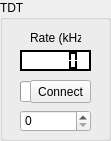
    <widget class="QGroupBox" name="TDTInterfaceGroup">
     <property name="geometry">
      <rect>
       <x>130</x>
       <y>270</y>
       <width>111</width>
       <height>141</height>
      </rect>
     </property>
     <property name="title">
      <string>TDT</string>
     </property>
     <widget class="QLabel" name="TDTLoopRateLabel">
      <property name="geometry">
       <rect>
        <x>30</x>
        <y>30</y>
        <width>51</width>
        <height>16</height>
       </rect>
      </property>
      <property name="text">
       <string>Rate (kHz)</string>
      </property>
     </widget>
     <widget class="QLCDNumber" name="TDTLoopRate">
      <property name="enabled">
       <bool>true</bool>
      </property>
      <property name="geometry">
       <rect>
        <x>20</x>
        <y>50</y>
        <width>71</width>
        <height>21</height>
       </rect>
      </property>
      <property name="palette">
       <palette>
        <active>
         <colorrole role="WindowText">
          <brush brushstyle="SolidPattern">
           <color alpha="255">
            <red>255</red>
            <green>255</green>
            <blue>255</blue>
           </color>
          </brush>
         </colorrole>
         <colorrole role="Button">
          <brush brushstyle="SolidPattern">
           <color alpha="255">
            <red>255</red>
            <green>255</green>
            <blue>255</blue>
           </color>
          </brush>
         </colorrole>
         <colorrole role="Light">
          <brush brushstyle="SolidPattern">
           <color alpha="255">
            <red>0</red>
            <green>0</green>
            <blue>0</blue>
           </color>
          </brush>
         </colorrole>
         <colorrole role="Midlight">
          <brush brushstyle="SolidPattern">
           <color alpha="255">
            <red>0</red>
            <green>0</green>
            <blue>0</blue>
           </color>
          </brush>
         </colorrole>
         <colorrole role="Dark">
          <brush brushstyle="SolidPattern">
           <color alpha="255">
            <red>0</red>
            <green>0</green>
            <blue>0</blue>
           </color>
          </brush>
         </colorrole>
         <colorrole role="Mid">
          <brush brushstyle="SolidPattern">
           <color alpha="255">
            <red>0</red>
            <green>0</green>
            <blue>0</blue>
           </color>
          </brush>
         </colorrole>
         <colorrole role="Text">
          <brush brushstyle="SolidPattern">
           <color alpha="255">
            <red>255</red>
            <green>255</green>
            <blue>255</blue>
           </color>
          </brush>
         </colorrole>
         <colorrole role="BrightText">
          <brush brushstyle="SolidPattern">
           <color alpha="255">
            <red>255</red>
            <green>255</green>
            <blue>255</blue>
           </color>
          </brush>
         </colorrole>
         <colorrole role="ButtonText">
          <brush brushstyle="SolidPattern">
           <color alpha="255">
            <red>255</red>
            <green>255</green>
            <blue>255</blue>
           </color>
          </brush>
         </colorrole>
         <colorrole role="Base">
          <brush brushstyle="SolidPattern">
           <color alpha="255">
            <red>255</red>
            <green>255</green>
            <blue>255</blue>
           </color>
          </brush>
         </colorrole>
         <colorrole role="Window">
          <brush brushstyle="SolidPattern">
           <color alpha="255">
            <red>255</red>
            <green>255</green>
            <blue>255</blue>
           </color>
          </brush>
         </colorrole>
         <colorrole role="Shadow">
          <brush brushstyle="SolidPattern">
           <color alpha="255">
            <red>0</red>
            <green>0</green>
            <blue>0</blue>
           </color>
          </brush>
         </colorrole>
         <colorrole role="AlternateBase">
          <brush brushstyle="SolidPattern">
           <color alpha="255">
            <red>255</red>
            <green>255</green>
            <blue>255</blue>
           </color>
          </brush>
         </colorrole>
        </active>
        <inactive>
         <colorrole role="WindowText">
          <brush brushstyle="SolidPattern">
           <color alpha="255">
            <red>255</red>
            <green>255</green>
            <blue>255</blue>
           </color>
          </brush>
         </colorrole>
         <colorrole role="Button">
          <brush brushstyle="SolidPattern">
           <color alpha="255">
            <red>255</red>
            <green>255</green>
            <blue>255</blue>
           </color>
          </brush>
         </colorrole>
         <colorrole role="Light">
          <brush brushstyle="SolidPattern">
           <color alpha="255">
            <red>0</red>
            <green>0</green>
            <blue>0</blue>
           </color>
          </brush>
         </colorrole>
         <colorrole role="Midlight">
          <brush brushstyle="SolidPattern">
           <color alpha="255">
            <red>0</red>
            <green>0</green>
            <blue>0</blue>
           </color>
          </brush>
         </colorrole>
         <colorrole role="Dark">
          <brush brushstyle="SolidPattern">
           <color alpha="255">
            <red>0</red>
            <green>0</green>
            <blue>0</blue>
           </color>
          </brush>
         </colorrole>
         <colorrole role="Mid">
          <brush brushstyle="SolidPattern">
           <color alpha="255">
            <red>0</red>
            <green>0</green>
            <blue>0</blue>
           </color>
          </brush>
         </colorrole>
         <colorrole role="Text">
          <brush brushstyle="SolidPattern">
           <color alpha="255">
            <red>255</red>
            <green>255</green>
            <blue>255</blue>
           </color>
          </brush>
         </colorrole>
         <colorrole role="BrightText">
          <brush brushstyle="SolidPattern">
           <color alpha="255">
            <red>255</red>
            <green>255</green>
            <blue>255</blue>
           </color>
          </brush>
         </colorrole>
         <colorrole role="ButtonText">
          <brush brushstyle="SolidPattern">
           <color alpha="255">
            <red>255</red>
            <green>255</green>
            <blue>255</blue>
           </color>
          </brush>
         </colorrole>
         <colorrole role="Base">
          <brush brushstyle="SolidPattern">
           <color alpha="255">
            <red>255</red>
            <green>255</green>
            <blue>255</blue>
           </color>
          </brush>
         </colorrole>
         <colorrole role="Window">
          <brush brushstyle="SolidPattern">
           <color alpha="255">
            <red>255</red>
            <green>255</green>
            <blue>255</blue>
           </color>
          </brush>
         </colorrole>
         <colorrole role="Shadow">
          <brush brushstyle="SolidPattern">
           <color alpha="255">
            <red>0</red>
            <green>0</green>
            <blue>0</blue>
           </color>
          </brush>
         </colorrole>
         <colorrole role="AlternateBase">
          <brush brushstyle="SolidPattern">
           <color alpha="255">
            <red>255</red>
            <green>255</green>
            <blue>255</blue>
           </color>
          </brush>
         </colorrole>
        </inactive>
        <disabled>
         <colorrole role="WindowText">
          <brush brushstyle="SolidPattern">
           <color alpha="255">
            <red>0</red>
            <green>0</green>
            <blue>0</blue>
           </color>
          </brush>
         </colorrole>
         <colorrole role="Button">
          <brush brushstyle="SolidPattern">
           <color alpha="255">
            <red>255</red>
            <green>255</green>
            <blue>255</blue>
           </color>
          </brush>
         </colorrole>
         <colorrole role="Light">
          <brush brushstyle="SolidPattern">
           <color alpha="255">
            <red>0</red>
            <green>0</green>
            <blue>0</blue>
           </color>
          </brush>
         </colorrole>
         <colorrole role="Midlight">
          <brush brushstyle="SolidPattern">
           <color alpha="255">
            <red>0</red>
            <green>0</green>
            <blue>0</blue>
           </color>
          </brush>
         </colorrole>
         <colorrole role="Dark">
          <brush brushstyle="SolidPattern">
           <color alpha="255">
            <red>0</red>
            <green>0</green>
            <blue>0</blue>
           </color>
          </brush>
         </colorrole>
         <colorrole role="Mid">
          <brush brushstyle="SolidPattern">
           <color alpha="255">
            <red>0</red>
            <green>0</green>
            <blue>0</blue>
           </color>
          </brush>
         </colorrole>
         <colorrole role="Text">
          <brush brushstyle="SolidPattern">
           <color alpha="255">
            <red>0</red>
            <green>0</green>
            <blue>0</blue>
           </color>
          </brush>
         </colorrole>
         <colorrole role="BrightText">
          <brush brushstyle="SolidPattern">
           <color alpha="255">
            <red>255</red>
            <green>255</green>
            <blue>255</blue>
           </color>
          </brush>
         </colorrole>
         <colorrole role="ButtonText">
          <brush brushstyle="SolidPattern">
           <color alpha="255">
            <red>0</red>
            <green>0</green>
            <blue>0</blue>
           </color>
          </brush>
         </colorrole>
         <colorrole role="Base">
          <brush brushstyle="SolidPattern">
           <color alpha="255">
            <red>255</red>
            <green>255</green>
            <blue>255</blue>
           </color>
          </brush>
         </colorrole>
         <colorrole role="Window">
          <brush brushstyle="SolidPattern">
           <color alpha="255">
            <red>255</red>
            <green>255</green>
            <blue>255</blue>
           </color>
          </brush>
         </colorrole>
         <colorrole role="Shadow">
          <brush brushstyle="SolidPattern">
           <color alpha="255">
            <red>0</red>
            <green>0</green>
            <blue>0</blue>
           </color>
          </brush>
         </colorrole>
         <colorrole role="AlternateBase">
          <brush brushstyle="SolidPattern">
           <color alpha="255">
            <red>255</red>
            <green>255</green>
            <blue>255</blue>
           </color>
          </brush>
         </colorrole>
        </disabled>
       </palette>
      </property>
      <property name="autoFillBackground">
       <bool>true</bool>
      </property>
      <property name="numDigits">
       <number>5</number>
      </property>
     </widget>
     <widget class="QProgressBar" name="TDTConnectedLight">
      <property name="geometry">
       <rect>
        <x>20</x>
        <y>81</y>
        <width>12</width>
        <height>21</height>
       </rect>
      </property>
      <property name="maximum">
       <number>1</number>
      </property>
      <property name="value">
       <number>0</number>
      </property>
      <property name="textVisible">
       <bool>false</bool>
      </property>
     </widget>
     <widget class="QPushButton" name="ConnectTDT">
      <property name="geometry">
       <rect>
        <x>30</x>
        <y>80</y>
        <width>61</width>
        <height>23</height>
       </rect>
      </property>
      <property name="text">
       <string>Connect</string>
      </property>
     </widget>
     <widget class="QSpinBox" name="TDTWait">
      <property name="geometry">
       <rect>
        <x>20</x>
        <y>110</y>
        <width>71</width>
        <height>22</height>
       </rect>
      </property>
      <property name="maximum">
       <number>9999999</number>
      </property>
      <property name="singleStep">
       <number>100</number>
      </property>
     </widget>
    </widget>
